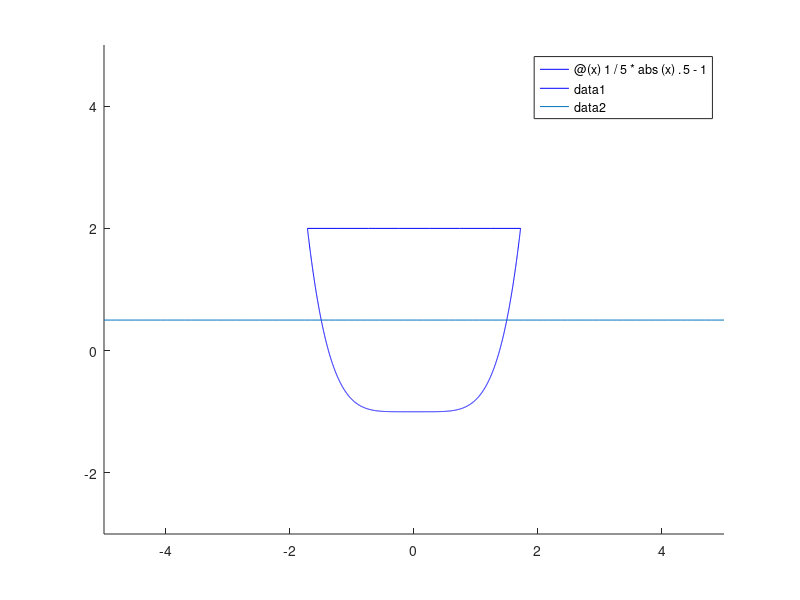

The MATLAB script that drew this image:
%MatLab Code for Boat Project


%Boat Visualization
%Determination of COM
%Waterline Location
%Determination of Boat Displacement
%Determination of COB
%Determine Righting Arm
%Plot of RA vs. Angle

%Boat Design Input, global, localhull?


%boat cross section

y = @(x) 1/5*abs(x).^5-1;
ydeck = @(x) 2;

boatdeck = @(x) y(x)-ydeck(x);
negboatdeck = fzero(boatdeck,-5);
posboatdeck = fzero(boatdeck,5);

%waterline
x1 = linspace(-5,5,100);
y1 = tand(0)*x1+.5;

hold on;


fplot(y,[negboatdeck,posboatdeck],'b');
fplot(ydeck, [negboatdeck,posboatdeck], 'b');
plot(x1,y1);

axis([-5, 5, -3, 5]);

% f1 = @(x) 1/3*abs(x).^3;
% f2 = @(y) 1/6*abs(y).^6;
% ftotal = @(x,y) -1.*(2500 - f1(x) - f2(y)).^(1/6);
% 
% ezsurf(ftotal,40)
% axis([-20,20,-20,20])